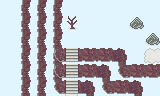

Tiled map render using the project's own tile images. Description and the map definition, with tile-layer contents summarised, below:
An orthogonal 10x6 tile map with 16x16 px tiles, 2 tile layers (Tile Layer 1, Tile Layer 2), 5 tilesets and 2 objects (2x Door).

<map version="1.9" tiledversion="1.9.0" orientation="orthogonal" renderorder="right-down" width="10" height="6" tilewidth="16" tileheight="16" infinite="0" backgroundcolor="#e1f5fe" nextlayerid="11" nextobjectid="56">
 <properties>
  <property name="map-name" value="Route 10" />
  <property name="milla" value="(dialog '((&quot;/milla&quot; &quot;How many meters above sea level are we?&quot;)))" />
  <property name="music" value="route-3" />
 </properties>
 <tileset firstgid="1" source="../tilesets/outdoor-1.tsx" />
 <tileset firstgid="129" source="../tilesets/monsters.tsx" />
 <tileset firstgid="204" source="../tilesets/npc_common.tsx" />
 <tileset firstgid="256" source="../tilesets/outdoor-2.tsx" />
 <tileset firstgid="416" source="../tilesets/outdoor-3.tsx" />
 <layer id="1" name="Tile Layer 1" width="10" height="6">
  <data>[60 cells, 37 non-empty, 9 distinct tile ids]</data>
 </layer>
 <objectgroup id="9" name="npc" />
 <layer id="6" name="Tile Layer 2" width="10" height="6">
  <data>[60 cells, 2 non-empty, 1 distinct tile ids]</data>
 </layer>
 <objectgroup id="8" name="items" />
 <objectgroup id="10" name="spawn points">
  <object id="54" class="Door" x="64" y="80" width="16" height="16">
   <properties>
    <property name="orientation" type="int" value="1" />
    <property name="roomId" value="73" />
   </properties>
  </object>
  <object id="55" class="Door" x="144" y="48" width="16" height="16">
   <properties>
    <property name="mainDoor" type="bool" value="true" />
    <property name="orientation" type="int" value="3" />
    <property name="roomId" value="75" />
   </properties>
  </object>
 </objectgroup>
</map>
